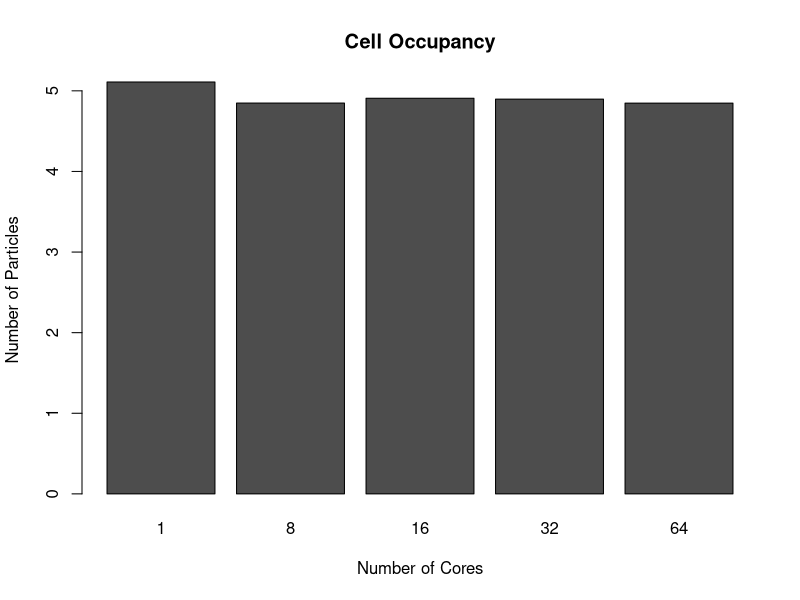
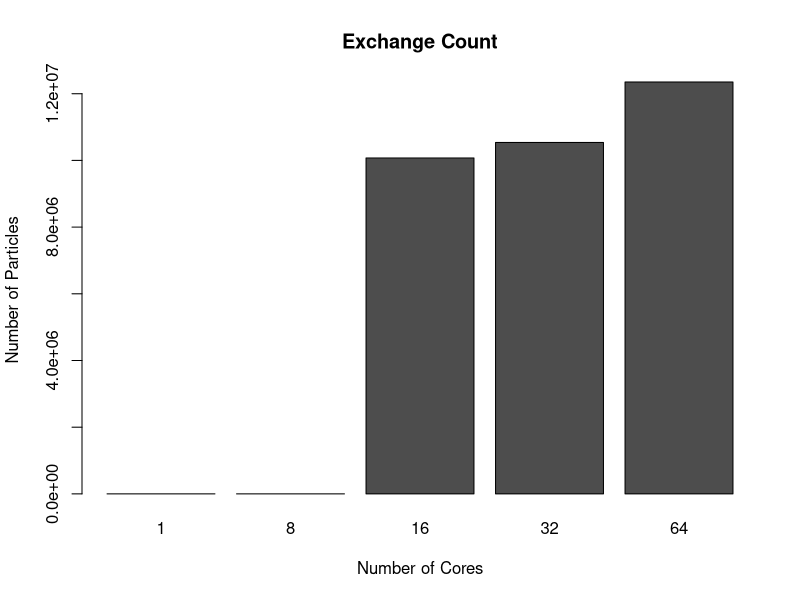

These figures' R source, in order:
#! /usr/bin/env Rscript

x <- read.csv('countTotals.csv', row.names='Cores')

pdf('occupancy.pdf')
barplot(t(x[3]),
        main='Cell Occupancy',
        xlab='Number of Cores',
        ylab='Number of Particles')
dev.off()

pdf('exchangeCount.pdf')
barplot(t(x[4]),
        main='Exchange Count',
        xlab='Number of Cores',
        ylab='Number of Particles')
dev.off()
